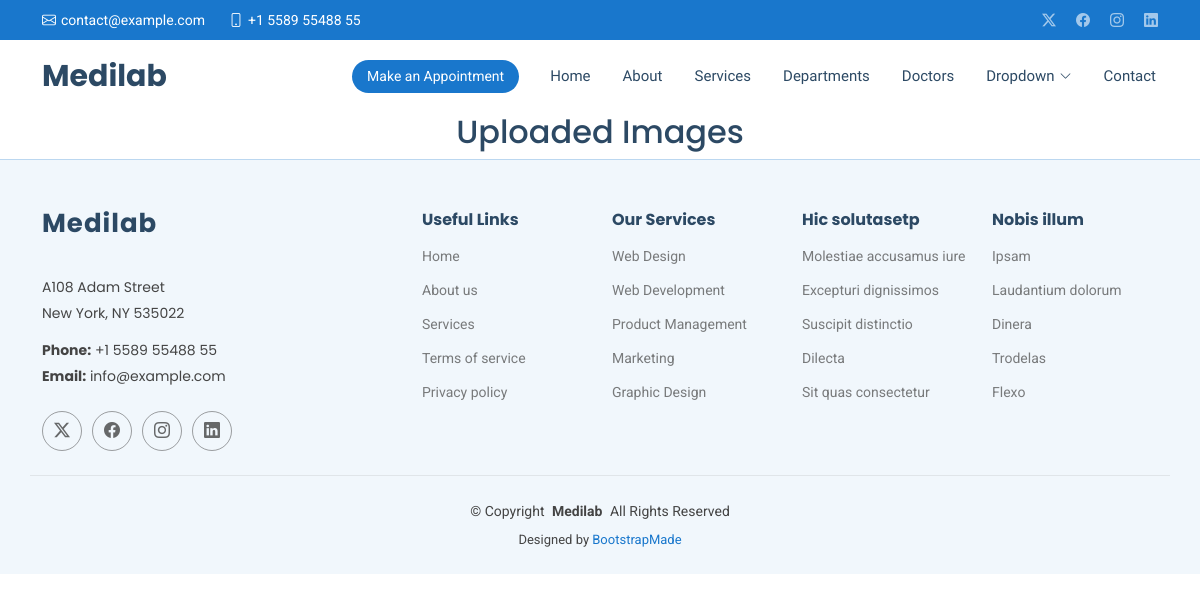
Page /showimage/ on the earlier database version.
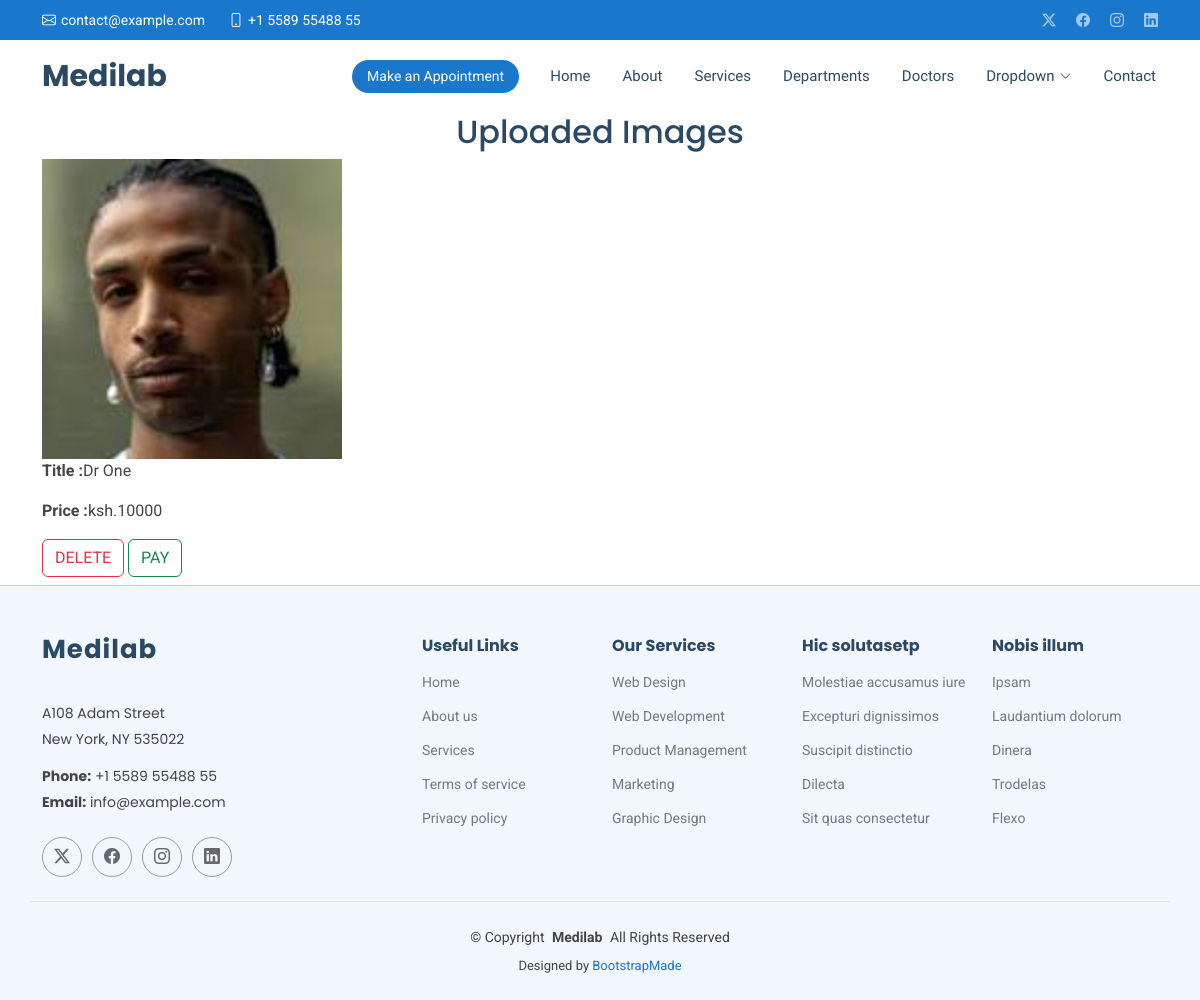
Same page on the later database version.
### MedilabApp/models.py (models this page shows, shortened)
class ImageModel(models.Model):
    image = models.ImageField(upload_to='images/')
    title = models.CharField(max_length=50)
    price = models.CharField(max_length=50)

### MedilabApp/views.py (the view)
# urls.py: path('showimage/', views.show_image, name='image'),
def show_image(request):
    images = ImageModel.objects.all()
    return render(request, 'showimages.html', {'images': images})

### templates/showimages.html
{% extends 'starter-page.html'%}
{% load static %}
{% block body%}
      <h2 class="text-center">Uploaded Images</h2>
       <div class="container">
          <div style="display: flex;
          justify-content:space-between;
          flex-wrap: wrap">
               {% for image in images %}
              <div class="col mb-2">
                  <img src="{{ image.image.url }}" alt="Uploaded Image" style="width: 300px;height:300px"> <br>
                  <p><strong>Title :</strong>{{ image.title }}</p>
                  <p><strong>Price :</strong>{{ image.price }}</p>
                  <a href="/imagedelete/{{ image.id }}" class="btn btn-outline-danger">DELETE</a>
                  <a href="" class="btn btn-outline-success">PAY</a><br>
              </div>
           {% endfor %}
          </div>
       </div>
{%endblock%}

Differences in the rows shown:
added ImageModel: image (picture), title "Dr One", price "ksh.10000"
